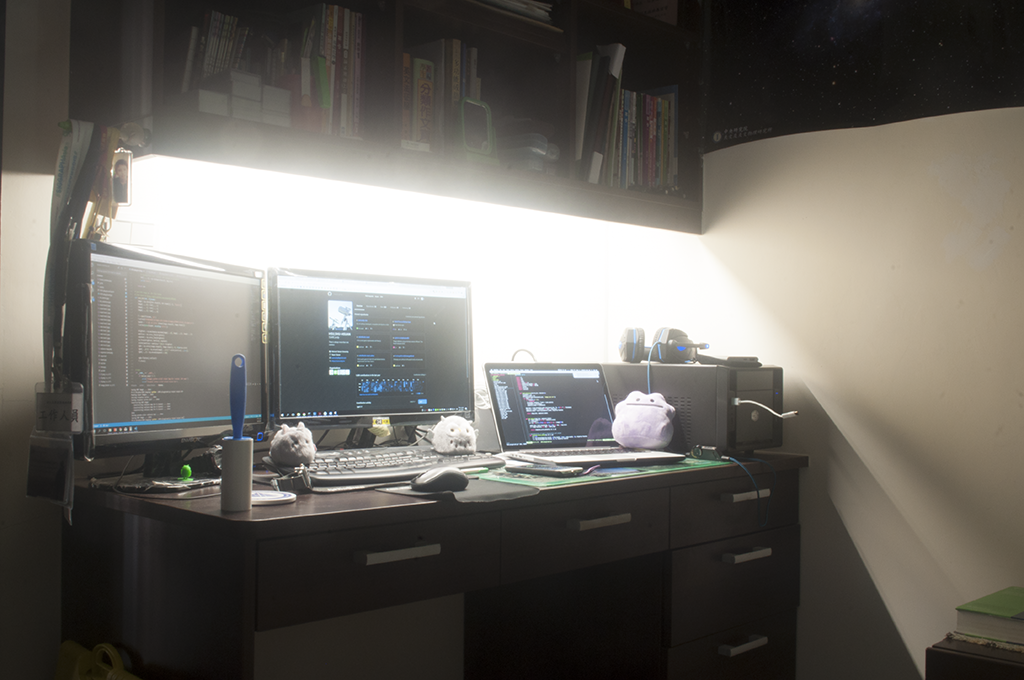
#> input picture HDR/dataset/desktop/DSC_0106.png, 1024 x 680 px, given in place of memorial, which was not available
$ python check_color.py
#> lines starting #> are read from the running program, lines starting #| are printed output that depends on the picture; long printed decimals are rounded; pictures that were not available may be replaced by others from this repository, and a replacement may not be noted
#!/usr/bin/env python3
"""
General-purpose HDR Chromaticity Audit Tool.
Evaluates color balance and channel statistics of Radiance (.hdr) files.
"""

import cv2
import numpy as np


def audit_color(hdr_path):
    hdr = cv2.imread(hdr_path, cv2.IMREAD_UNCHANGED)
    if hdr is None:
        print(f"Error: Could not read HDR file at {hdr_path}")
        return

    print(f"\n--- HDR Color Audit: {hdr_path} ---")
    print(f"Shape: {hdr.shape} | Dtype: {hdr.dtype}")

    # Channels (OpenCV default BGR)
    b, g, r = hdr[:, :, 0], hdr[:, :, 1], hdr[:, :, 2]

    # 1. Basic Stats
    print("\n[1] Channel Statistics (Linear):")
    for name, ch in [("Red", r), ("Green", g), ("Blue", b)]:
        print(f"  {name:5}: Mean={np.mean(ch):.6f}, Max={np.max(ch):.4f}, Min={np.min(ch):.4f}")

    # 2. Chromaticity Balance (Relative to Green)
    mean_r, mean_g, mean_b = np.mean(r), np.mean(g), np.mean(b)
    print("\n[2] Relative Scales (Normalized to Green):")
    print(f"  R/G: {mean_r / mean_g:.4f}")
    print("  G/G: 1.0000")
    print(f"  B/G: {mean_b / mean_g:.4f}")

    # 3. Global Chromaticity Coordinates (x, y)
    total = r + g + b + 1e-12
    x = np.mean(r / total)
    y = np.mean(g / total)
    print("\n[3] Average Chromaticity (x, y):")
    print(f"  x: {x:.4f} (Red component)")
    print(f"  y: {y:.4f} (Green component)")
    print("  (D65 White Point is approx x=0.3127, y=0.3290)")

    # 4. Saturation Check
    dark_mask = (r < 0.01) & (g < 0.01) & (b < 0.01)
    print(f"\n[4] Pixels near black (<0.01): {np.sum(dark_mask) / hdr.size * 100 * 3:.2f}%")


if __name__ == "__main__":
    import argparse
    from pathlib import Path

    parser = argparse.ArgumentParser(description="Audit HDR chromaticity and color balance.")
    parser.add_argument(
        "input",
        type=str,
        nargs="?",
        default="memorial",
        help="Input path or dataset name",
    )
    args = parser.parse_args()

    # Smart path resolution
    base_dir = Path(__file__).resolve().parent
    dataset_path = Path(args.input)
    if not dataset_path.exists():
        # Try different possible paths for an audit tool
        potential_paths = [
            base_dir / "dataset" / args.input / f"{args.input}.hdr",
            base_dir / "output" / f"{args.input}_debevec1997.hdr",
            base_dir / "output" / f"{args.input}_mitsunaga1999.hdr",
        ]
        for p in potential_paths:
            if p.exists():
                dataset_path = p
                break

    audit_color(str(dataset_path))
#> in audit_color, hdr is the input picture: shape (680, 1024, 3); mean B, G, R 97.3, 103.4, 106.9
#| Shape: (680, 1024, 3) | Dtype: uint8
#> in audit_color, `b, g, r = hdr[:, :, 0], hdr[:, :, 1], hdr[:, :, 2]`:
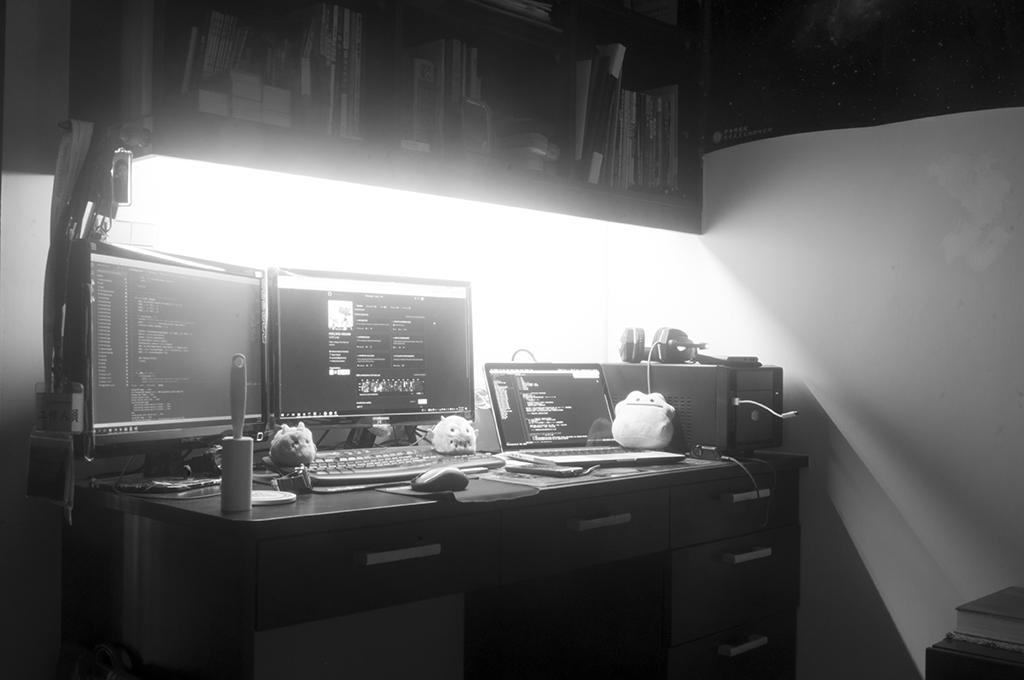
#> b: shape (680, 1024); min 0, max 255, mean 97.3
#> in audit_color, `b, g, r = hdr[:, :, 0], hdr[:, :, 1], hdr[:, :, 2]`:
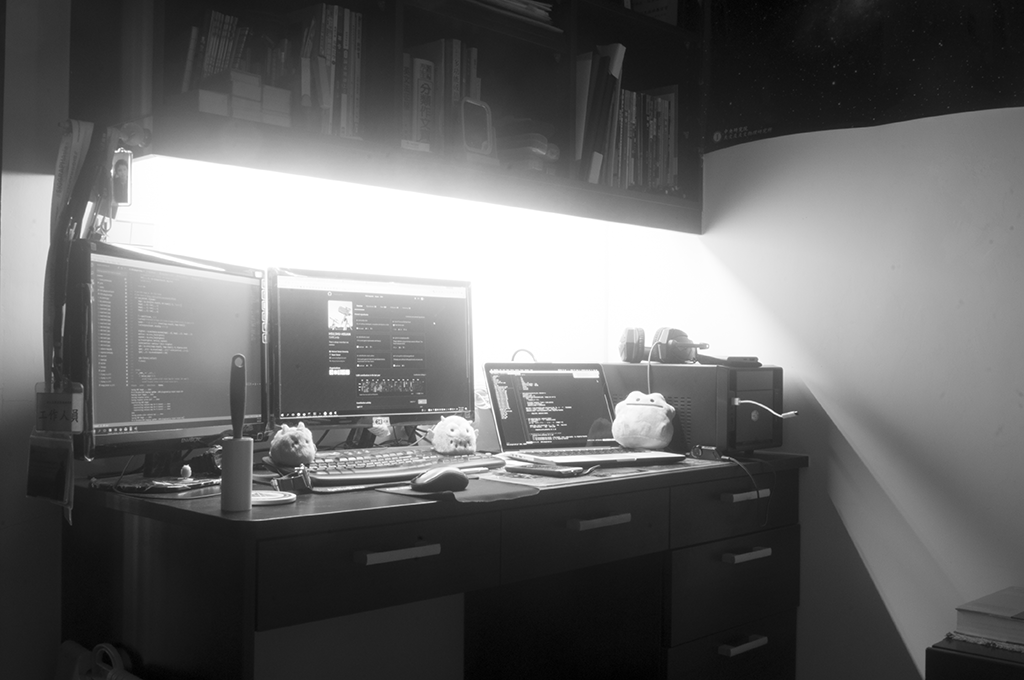
#> g: shape (680, 1024); min 0, max 255, mean 103.4
#> the loop in audit_color, `for name, ch in [("Red", r), ("Green", g), ("Blue", b)]:` made 3 passes
#> name on passes 1 to 3: 'Red', 'Green', 'Blue'
#|   Red  : Mean=106.906, Max=255.0000, Min=0.0000
#|   Green: Mean=103.353, Max=255.0000, Min=0.0000
#|   Blue : Mean=97.313, Max=255.0000, Min=0.0000
#> in audit_color, `mean_r, mean_g, mean_b = np.mean(r), np.mean(g), np.mean(b)`: mean_r = 106.9; mean_g = 103.4; mean_b = 97.31
#|   R/G: 1.0344
#|   B/G: 0.9416
#> in audit_color, `total = r + g + b + 1e-12`:
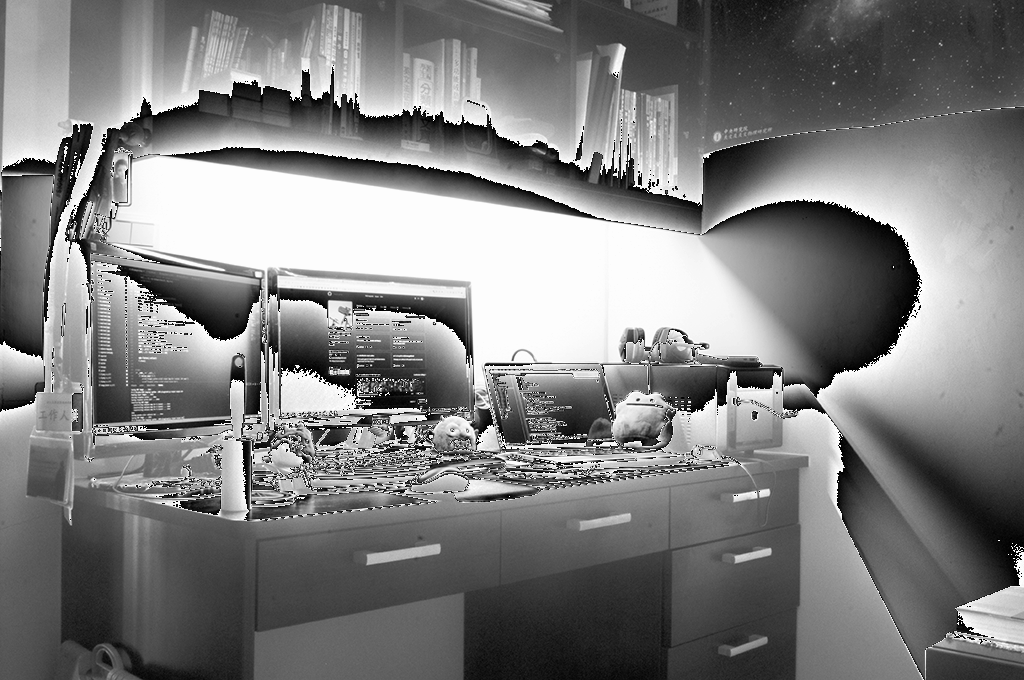
#> total: shape (680, 1024) float64; min 1e-12, max 255, mean 126.1; drawn with min black and max white
#> in audit_color, `x = np.mean(r / total)`: x = 2.16e+11
#> in audit_color, `y = np.mean(g / total)`: y = 2.09e+11
#|   x: 215518727023.7924 (Red component)
#|   y: 209250057446.5216 (Green component)
#> in audit_color, `dark_mask = (r < 0.01) & (g < 0.01) & (b < 0.01)`: dark_mask: shape (680, 1024) bool; every value is 0
#| [4] Pixels near black (<0.01): 0.00%
